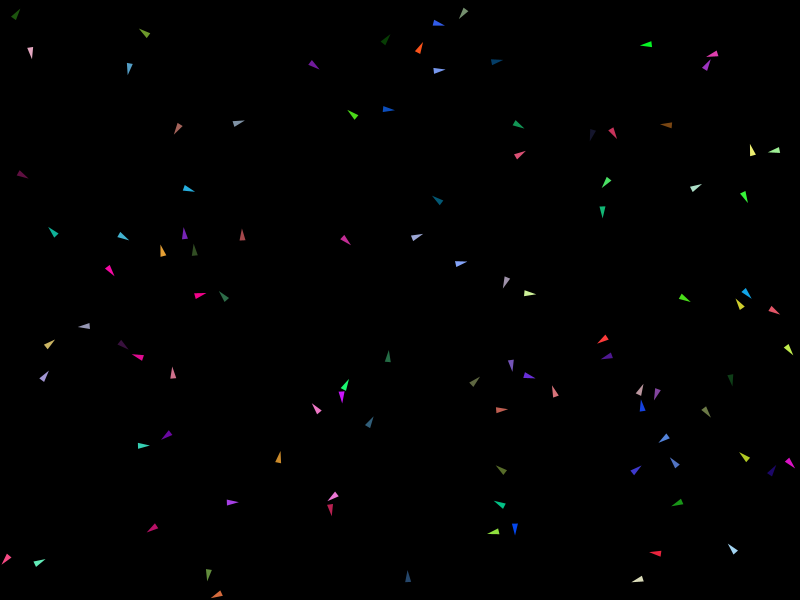
Frame 1 (no input)
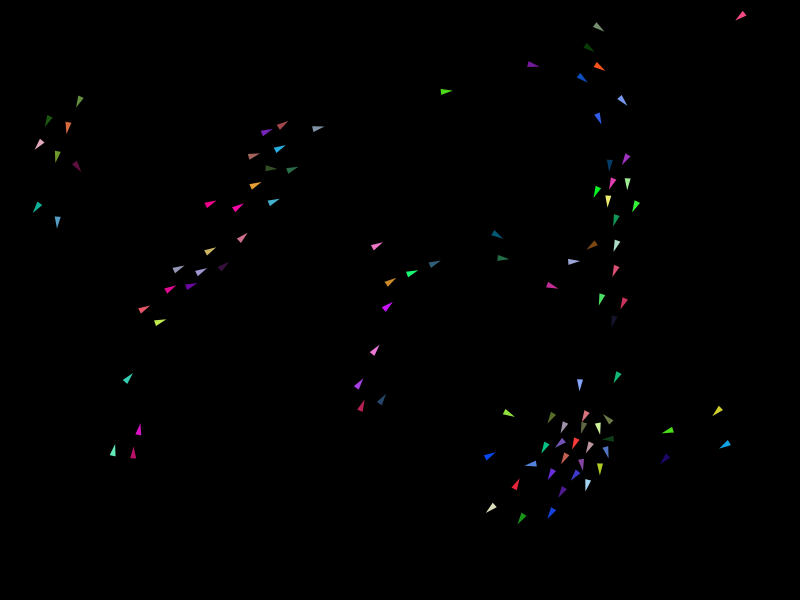
Frame 60 (the mouse pressed at the canvas centre just before this capture)
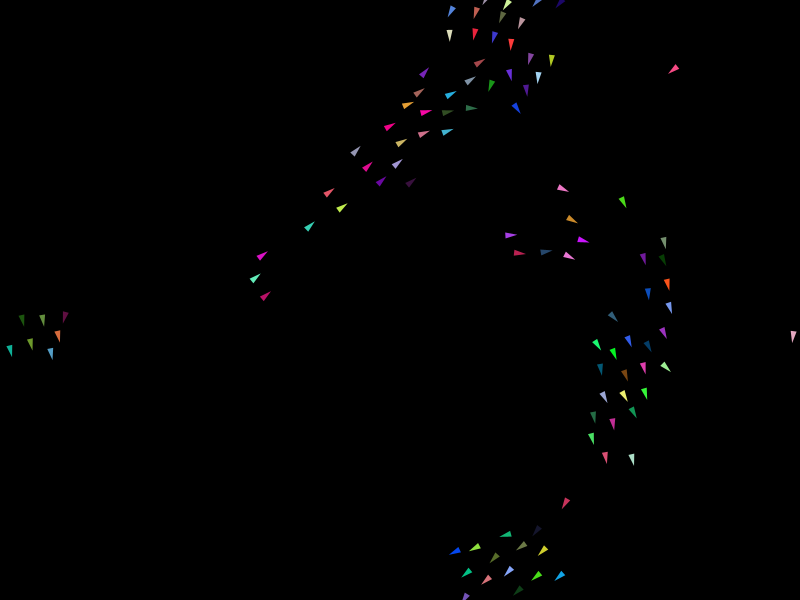
Frame 120 (the mouse held since frame 60 and released just before this capture)

The Processing sketch that drew these frames (run headless with seeded random() and noise(); from frame 60 on, the mouse is pressed at the canvas centre):

// Processing sketch: sketch_6_11_path
// ── sketch_6_11_path.pde

ArrayList<Vehicle> vehicles;
PVector mouse_target;
PVector point_target = new PVector(width/2, height/2);  

void setup(){
  size(800,600);
  
  mouse_target = new PVector(mouseX, mouseY);
  vehicles = new ArrayList<Vehicle>();
  
  for (int i =0; i < 100; i++){
   vehicles.add( new Vehicle( new PVector( random(width),random(height))));    
  }
}


void draw(){
 
  background(0);
  
  mouse_target.x = mouseX;
  mouse_target.y = mouseY;
  
  for (Vehicle v: vehicles){
   v.applyBehaviors(vehicles);
   v.update();
  }
  
}
// ── Vehicle.pde
class Vehicle{
 
  PVector location;
  PVector velocity;
  PVector acceleration;
  
  float max_speed;
  float max_force;
  float r;
  float wander_angle;
  color col;
  
  Vehicle(PVector l){
     r = 3;
     wander_angle = 0;
     max_speed = 4;
     max_force = 0.25;
     location = l;
     velocity = new PVector(random(-max_speed, max_speed),random(-max_speed,max_speed));
     acceleration = new PVector(0,0);
     col = color(random(255), random(255), random(255));
  }
  
void display(){
    float angle = velocity.heading() +PI/2;  
    fill(col);
    noStroke();
    
    pushMatrix();
    translate(location.x,location.y);
    rotate(angle);
    beginShape();
    vertex(0,-r*2);
    vertex(-r,r*2);
    vertex(r,r*2);
    endShape(CLOSE);
    //ellipse(0, 0, r, r);
 
    popMatrix();

    


    
    
  }
  
  void update(){    
    velocity.add(acceleration);
    velocity.limit(max_speed);
    location.add(velocity);
    acceleration.mult(0);
    
    boundaries_pass();
    
    display();
  }
  
  void applyForce(PVector force){
   acceleration.add(force); 
  }
  
  
  
  void boundaries(){
    
   //float slowing_distance = 0.5*((velocity.mag()*velocity.mag())/max_force);
   float slowing_distance = 25;
   if (location.x < slowing_distance){
     PVector desired = new PVector(max_speed,velocity.y);
     PVector steer = PVector.sub(desired,velocity);
     steer.limit(max_force);
     applyForce(steer);
  } else if (location.x > width -slowing_distance){
     PVector desired = new PVector(-max_speed,velocity.y);
     PVector steer = PVector.sub(desired,velocity);
     steer.limit(max_force);
     applyForce(steer);

  }  
     if (location.y < slowing_distance){
     PVector desired = new PVector(velocity.x,max_speed);
     PVector steer = PVector.sub(desired,velocity);
     steer.limit(max_force);
     applyForce(steer);
  } else if (location.y > height  -slowing_distance){
     PVector desired = new PVector(velocity.x,-max_speed);
     PVector steer = PVector.sub(desired,velocity);
     steer.limit(max_force);
     applyForce(steer);
  }
  
}

PVector steer(PVector location_,PVector target_, PVector velocity_){
  
    PVector desired = PVector.sub(target_,location_);
    desired.setMag(max_speed);
    
    PVector steer = PVector.sub(desired,velocity_);
    steer.setMag(max_force);
    
    return steer;
  
}

  PVector seek(PVector target){
    PVector force = steer(location, target, velocity);
   
         return force;
  }
  
  void flee(PVector target){
     PVector force = steer(location, target, velocity);
     force.mult(-1);
     applyForce(force);
  }
  
    
 
  void pursuit(PVector target, PVector target_velocity){
  
    PVector distance = PVector.sub(target,location);
    float d = distance.mag();  
    //PVector dif = PVector.sub(velocity,target_velocity);
   // float factor = d/dif.mag();
    float factor = d/velocity.mag();
    
    
    PVector future_location = target_velocity.copy();    
    future_location.mult(factor);
    future_location.add(target);
    
    seek(future_location);
  }
  
   void evade(PVector target, PVector target_velocity){
  
    PVector distance = PVector.sub(target,location);
    float d = distance.mag();  
    //PVector dif = PVector.sub(velocity,target_velocity);
   // float factor = d/dif.mag();
    float factor = d/velocity.mag();
    
    
    PVector future_location = target_velocity.copy();    
    future_location.mult(factor);
    future_location.add(target);
    
    flee(future_location);
  }
  
  void rendezvou(PVector target, PVector target_velocity){
  
    PVector distance = PVector.sub(target,location);
    float d = distance.mag();  
   // PVector dif = PVector.sub(velocity,target_velocity);
    PVector dif = PVector.sub(target_velocity,velocity);
    dif.normalize();
   // float factor = d/dif.mag();
    
    float factor = d;
    dif.mult(factor);
    
    PVector future_location = target_velocity.copy();    
    //future_location.mult(factor);
    future_location.add(dif);
    future_location.add(target);
    
    
    seek(future_location);
  
  }
  
  
  void wander(){
    
   float act = velocity.mag();
    
   float sight = 0.5*((act*act)/max_force);
  //float sight = 100;
   PVector vel = velocity.copy();
  
   vel.normalize().mult(sight);
   vel.add(location);
  
   boundaries();
  
   if(random(1) < 0.01){
     wander_angle = random(-PI,PI);
   }
 
   float vx = cos(wander_angle) * sight;
   float vy = sin(wander_angle) * sight;
   
   PVector future = new PVector(vx,vy);
   future.add(vel);
   seek(future);
   
   noFill();
   stroke(255);
   strokeWeight(1);
   line(location.x, location.y,vel.x,vel.y);
   line(vel.x,vel.y, future.x,future.y);
   ellipse(vel.x,vel.y,sight*2,sight*2);
  }
  
  void arrive(PVector target){
    
    float distance;
    float slowing_distance;
    //float ramped_speed;
    float clipped_speed;
   
    
    slowing_distance = 0.5*((max_speed*max_speed)/max_force);
    clipped_speed = max_speed;
    
    PVector desired = PVector.sub(target, location);
    distance = desired.mag();
    //ramped_speed = max_speed * (distance / slowing_distance);
    //clipped_speed = min(ramped_speed, max_speed);
    

    
    if (distance < slowing_distance){
      clipped_speed = map(distance,slowing_distance,0,max_speed,0);
    } 
    
    desired.setMag(clipped_speed);
    PVector steer = PVector.sub(desired,velocity);
    steer.limit(max_force);
    applyForce(steer);

  }
  
  
// void avoid(PVector target,float r1,float r2){
  
//   float act = velocity.mag();
//   PVector vel = velocity.copy();
//   vel.normalize();
   
//   vel.mult( 0.5*((act*act)/max_force));
//  // vel.mult( max_speed);

//   vel.add(location);
   
   
//   stroke(255);
//   strokeWeight(10);
//   point(vel.x,vel.y);
//   strokeWeight(1);
   
//   float d = PVector.dist(target,vel);
//println(d);
   
//   if (d < r1+r2){
//     flee(target);
//   }
   
//   noFill();
//   stroke(255,255,0);
//   ellipse(location.x, location.y,r1*2,r1*2);
//   stroke(255,0,255);
//   ellipse(target.x, target.y,r2,r2);
   
//  }
  
  void avoid2(PVector target,float r1,float r2){
  
    PVector distance = PVector.sub(target,location);
    float d_mag = distance.mag();
    
    float threshold = r1 + r2;
    float diff = threshold - d_mag;
    
    if (diff > 0){
       print(d_mag + " ");
       println("vai batter"); 
      // velocity.mult(0);
      distance.normalize();
      
      
      distance.mult(diff);
     // distance.mult(max_force);
    
      velocity = PVector.sub(velocity,distance);
      velocity.normalize();
      velocity.mult(max_speed);
    
    } else{
      print(d_mag + " ");
     println("livre"); 
    }
    

      
   noFill();
  // ellipseMode(RADIUS);
   stroke(255,255,0);
   ellipse(location.x, location.y,r1*2,r1*2);
   stroke(255,0,255);
   ellipse(target.x, target.y,r2*2,r2*2);
   
   
  }
  
  
  boolean avoid3(PVector target){
    

    
    float act = velocity.mag();
   // float lookahead = 40;
    float lookahead = 0.5*((act*act)/max_force);
   //float lookahead = max_speed;
    
    PVector ahead = velocity.copy().normalize();
    ahead.mult(lookahead);
    ahead.add(location);
    
    PVector distance = PVector.sub(target,ahead);
    float d_mag = distance.mag();
    float r1 = 10;
    float r2 = 50;
    float threshold = r1 + r2;
    float diff = threshold - d_mag;
    
    if (diff > 0){
       print(d_mag + " ");
       println("vai batter"); 
     // // velocity.mult(0);
     // distance.normalize();
      
      
     // distance.mult(diff);
     //// distance.mult(max_force);
    
     // velocity = PVector.sub(velocity,distance);
     // velocity.normalize();
     // velocity.mult(max_speed);
     
     PVector force = steer(ahead, target, velocity);
     force.mult(-1);
     applyForce(force);
     return true;
    
    } else{
 
     
     distance = PVector.sub(target,location);
     d_mag = distance.mag();
     diff = threshold - d_mag;
     if (diff > 0){
        print(d_mag + " ");
       println("vai batter"); 
       PVector force = steer(ahead, target, velocity);
     force.mult(-1);
     applyForce(force);
          return true;

     } else{
            print(d_mag + " ");
     println("livre"); 
     }
    }
    

      
   noFill();
  // ellipseMode(RADIUS);
   stroke(255,255,0);
   ellipse(location.x, location.y,r1*2,r1*2);
   stroke(255,0,255);
   ellipse(target.x, target.y,r2*2,r2*2);
   stroke(255);
   line(location.x,location.y,ahead.x, ahead.y);
   
   return false;
  }
  
  //void follow(FlowField flow){
  //  PVector desired = flow.lookup(location);
  //  desired.mult(max_speed);
    
  //  PVector steer = PVector.sub(desired, velocity);
  //  steer.limit(max_force);
  //  applyForce(steer);
  //  boundaries_pass();
  //}
  
  
 // void folow_path(Path path){
   
 //PVector predict = velocity.copy();
 //predict.normalize();
 //predict.mult(25);
 //PVector predictLoc = PVector.add(location,predict);
 ////PVector a = PVector.sub(predictLoc,path.start);
 ////PVector b = PVector.sub(path.end,path.start);
 
 ////float theta = PVector.angleBetween(a,b);
 
 ////b.normalize();
 ////b.mult(a.dot(b));
 ////PVector normalPoint = PVector.add(path.start,b);
 //PVector normalPoint = getNormalPoint(predictLoc,path.start,path.end);
 //float distance = PVector.dist(predictLoc,normalPoint);
 
 //if (distance > path.radius){
 //  seek(normalPoint);
 //}
    
 //   pushMatrix();
 //   translate(location.x,location.y);
 //   stroke(0);
 //   strokeWeight(1);
 //   line(0,0,predict.x,predict.y);
 //   strokeWeight(4);
 //   point(predict.x,predict.y);
 //   popMatrix();
    
 //   strokeWeight(1);
 //   line(location.x+predict.x,location.y+predict.y,normalPoint.x,normalPoint.y);
 //   strokeWeight(4);
 //   point(normalPoint.x,normalPoint.y);

 // }
  
  PVector getNormalPoint(PVector p, PVector a, PVector b){
   PVector ap = PVector.sub(p,a);
   PVector ab = PVector.sub(b,a);
   
   ab.normalize();
   ab.mult(ap.dot(ab));
    
    PVector normalPoint = PVector.add(a,ab);
    return normalPoint;
  }
  
  
  void boundaries_pass(){
   
    if (location.x < 0){
      location.x =  width;
    } else if (location.x > width){
      location.x = 0;
    }
    if (location.y < 0){
      location.y =  height;
    } else if (location.y > height){
      location.y = 0;
    }
    
  }
  
  

  
PVector separate(ArrayList<Vehicle> v){
  float desiredseparation = 20;
  PVector sum = new PVector();
  PVector steer = new PVector(0,0);
  int count = 0;
  
  for (Vehicle other: v){
   float d = PVector.dist(location,other.location);
   
   if (d > 0 && d < desiredseparation){
     PVector diff = PVector.sub(location,other.location);
     diff.normalize();
     diff.div(d);
     sum.add(diff);
     count++;
   }   
  }
  
  if (count > 0){
   sum.div(count);
   sum.normalize();
   sum.mult(max_speed);
   
   steer =  PVector.sub(sum,velocity);
   steer.limit(max_force);
   
  
  }
  return steer;
  
}

PVector align(ArrayList<Vehicle> v){
  float desiredalign = 100;
  PVector sum = new PVector();
  PVector steer = new PVector(0,0);
  int count = 0;
  
  for (Vehicle other: v){
   float d = PVector.dist(location,other.location);
   
   if (d > 0 && d < desiredalign){
     sum.add(other.velocity);
     count++;
   }   
  }
  
  if (count > 0){
   sum.div(count);
   sum.normalize();
   sum.mult(max_speed);
   
   steer =  PVector.sub(sum,velocity);
   steer.limit(max_force);
   
  
  }
  return steer;
  
}

PVector cohesion(ArrayList<Vehicle> v){
  float desiredalign = 100;
  PVector sum = new PVector();
  PVector steer = new PVector(0,0);
  int count = 0;
  
  for (Vehicle other: v){
   float d = PVector.dist(location,other.location);
   
   if (d > 0 && d < desiredalign){
     
     PVector diff = PVector.sub(other.location,location);
     sum.add(diff);
     count++;
   }   
  }
  
  if (count > 0){
   sum.div(count);
   sum.normalize();
   sum.mult(max_speed);
   
   steer =  PVector.sub(sum,velocity);
   steer.limit(max_force);
   
  
  }
  return steer;
  
}
  
  void applyBehaviors(ArrayList<Vehicle> v){
    PVector align = align(vehicles);
    PVector separate = separate(vehicles);
    PVector cohesion = cohesion(vehicles);
    PVector seek = seek(mouse_target);
    
    align.mult(0.5);
    separate.mult(1.5);
    cohesion.mult(0.5);
    seek.mult(0.5);

    
    applyForce(align);
    applyForce(separate);
    applyForce(cohesion);
   // applyForce(seek);
  }
  
  
  
}
